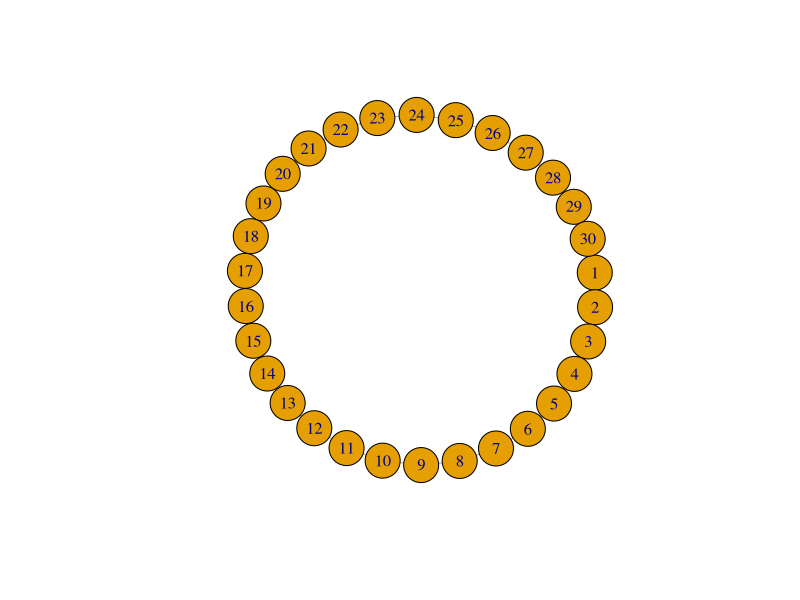
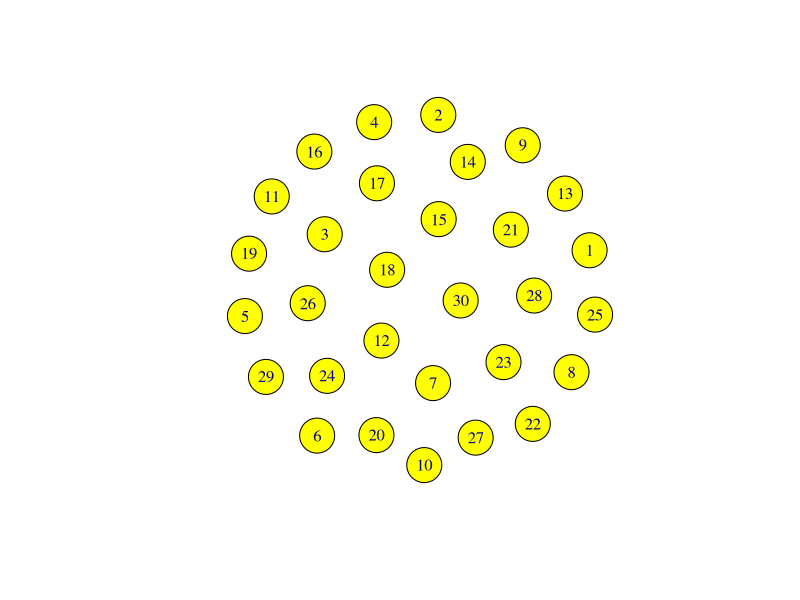
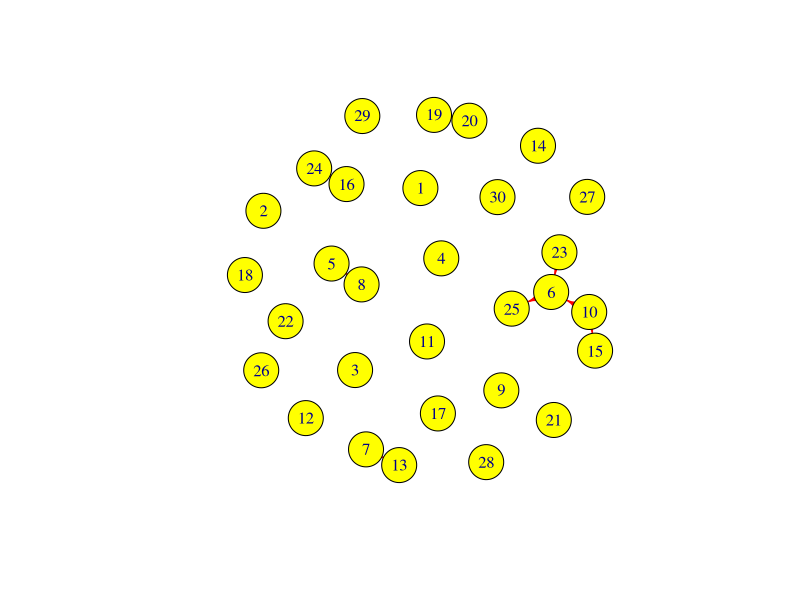
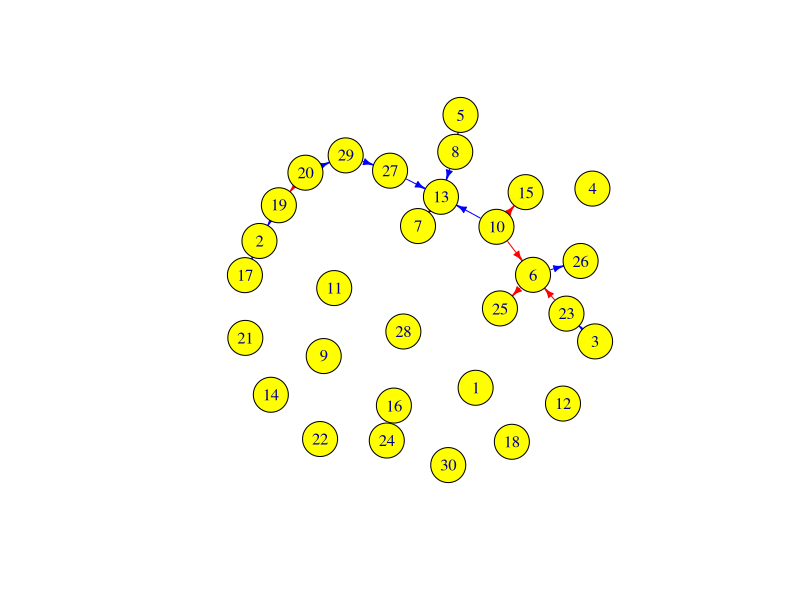
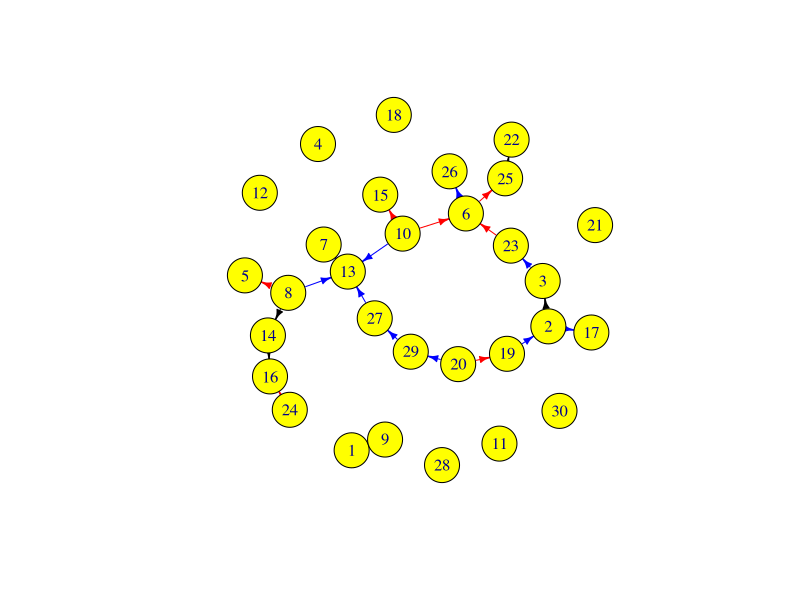
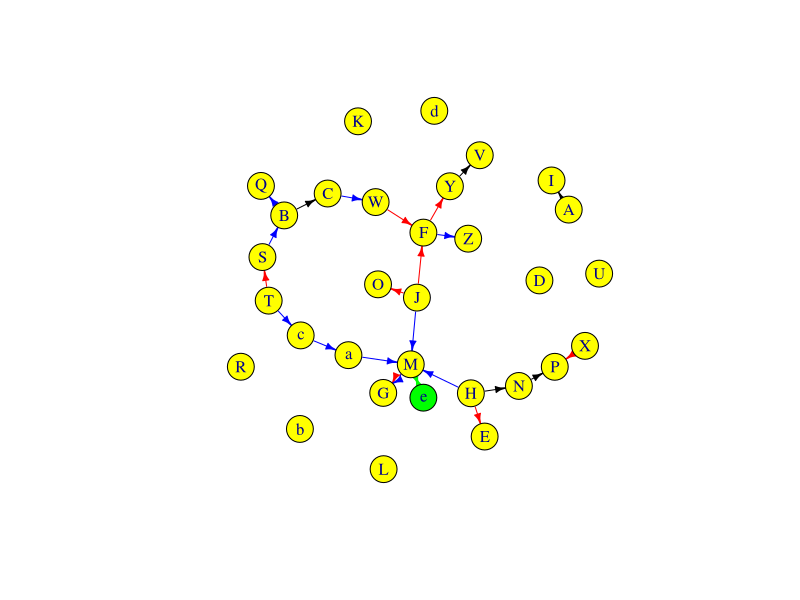
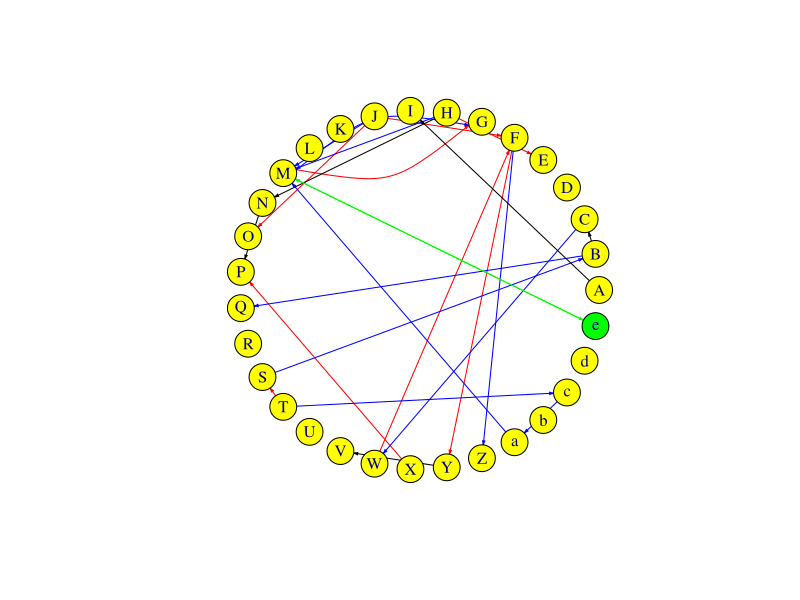
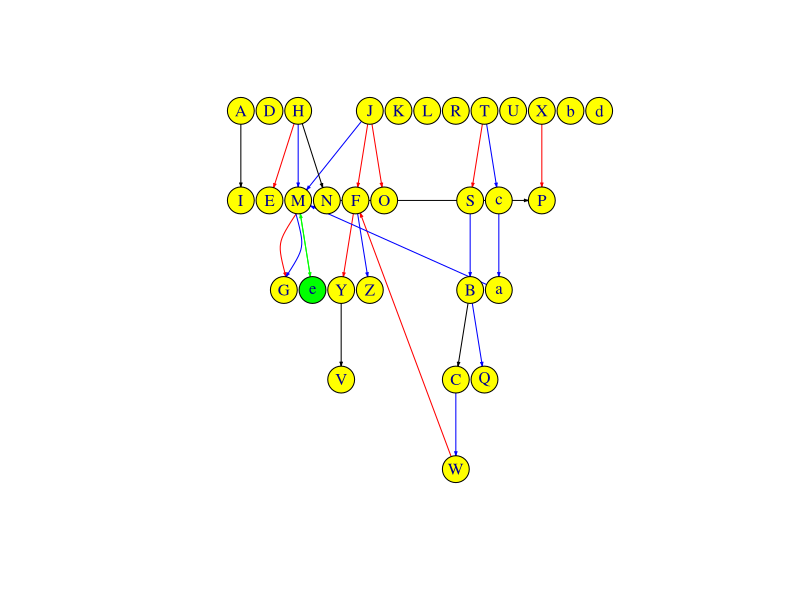

Write R code to recreate these figures, in order.
library(igraph)

N <- 1

# 1. Создайте кольцевой граф g со случайным числом вершин G_size (от N+10 до (N/10+5)^2+5N). 
# Выведите число ребер и вершин этого графа. Постройте граф, выведите его матрицу смежности.

G_size <- sample((N+10):((N%/%10+5)**2+5*N), 1)
g <- graph.ring(n=G_size)
ecount(g)
vcount(g)
plot(g, edge.arrow.size=.5, vertex.size=20)
g[]

# 2. Создайте граф g1 из пустого графа с числом вершин G_size желтого цвета. Добавьте ему 8N 
# случайных ребер, сформированных из вектора вершин, окрасьте ребра красным цветом, 
# нарисуйте граф и выведите его матрицу смежности. Добавьте графу g1 еще 10N случайных ребер, 
# сформированных из вектора вершин, окрасьте ребра синим цветом, нарисуйте граф и выведите 
# его матрицу смежности.

g1 <- graph.empty()+vertices(1:G_size, color='yellow')
plot(g1, edge.arrow.size=.5, vertex.size=20)
g1 <- g1+edges(sample(V(g1), 2*8*N, replace=TRUE), color='red')
plot(g1, edge.arrow.size=.5, vertex.size=20)
g1[]
g1 <- g1+edges(sample(V(g1), 2*10*N, replace=TRUE), color='blue')
plot(g1, edge.arrow.size=.5, vertex.size=20)
g1[]

# 3. Добавьте ребра между вершиной 2N+23 и 2N+20, 2N+12 и N+15, 2N-1 и N+8, 2N и 2N+1, N+7 и N+13, 
# окрасьте их в черный цвет (предварительно проверьте существуют ли такие вершины – функцией
# %in% либо match, для несуществующих вершин ребра не добавляйте). Нарисуйте граф. 
# Выведите соседей N-й вершины, ребра, инцидентные этой вершине. 
# Соединены ли вершины N+10 и N+12? Выведите матрицу смежности.

v <- c(2*N+23, 2*N+20, 2*N+12, N+15, 2*N-1, N+8, 2*N, 2*N+1, N+7, N+13)
for (i in seq(1, length(v), 2)) {
  if (v[i] %in% V(g1) && v[i+1] %in% V(g1)) {
    g1 <- add.edges(g1, c(v[i],v[i+1]), color='black')
  }
}
plot(g1, edge.arrow.size=.5, vertex.size=20)
neighbors(g1, V(g1)[N], mode='out')
incident(g1, V(g1)[N], mode='all')
if ((N+10) %in% V(g1) && (N+12) %in% V(g1)) {
  are.connected(g1, V(g1)[N+10], V(g1)[N+12])
}
g1[]

# 4. Добавьте еще одну вершину и подключите ее к той, которая имеет наибольшее количество 
# связанных с ней узлов. Присвойте имена всем вершинам (например, буквы в алфавитном порядке – 
# используйте заглавные и, если не хватит, строчные буквы). Выведите матрицу смежности. 
# Выберите вершины, для которых значение связности меньше 5 и больше 2.

x <- length(V(g1))+1
g1 <- g1+vertices(x, color='green')
deg <- degree(g1, mode='all')
for (i in which(deg==max(deg))) {
  g1 <- g1+edges(c(x,i, i,x), color='green')
}
v <- c(toupper(letters[1:26]), tolower(letters[1:26]))
mn <- min(length(V(g1)), length(v))
g1 <- set_vertex_attr(g1, 'name', 1:mn, v[1:mn])
plot(g1, edge.arrow.size=.5, vertex.size1=20)
g1[]
deg <- degree(g1, mode='all')
v[which(deg<5&deg>2)]

# 5. Испробуйте алгоритмы размещения Вашего графа (in_circle, as_tree, lattice)

coords <- layout_(g1, in_circle())
plot(g1, layout=coords, edge.arrow.size=.2)
coords <- layout_(g1, as_tree())
plot(g1, layout=coords, edge.arrow.size=.2)
g1<-graph.lattice(length=47,dim=1,nei=5, circular=FALSE)
plot(g1,vertex.size=2,vertex.label=NA,layout=layout.kamada.kawai,edge.arrow.size=.1)

# 6. Выполните измерение диаметра графа g1, выведите список самых коротких путей для каждой 
# вершины и откалибруйте величины вершин согласно их степеней.

diameter(g1)
all_shortest_paths(g1, 1, to=V(g1), mode='all', weights=NULL)
deg <- degree(g1, mode='all')
plot(g1, edge.arrow.size=.2, vertex.size=deg)



# задание 2 вариант 1

# Функция для поиска оптимального места встречи
find_meeting_point <- function(N, K, roads) {
  
  graph <- graph.empty(n = N, directed = FALSE)
  
  # Добавляем ребра (дороги) в граф
  for (i in 1:K) {
    from <- roads[i, 1]
    to <- roads[i, 2]
    weight <- roads[i, 3]
    graph <- add.edges(graph, c(from, to), attr = list(weight = weight))
  }
  
  # Проверяем, является ли граф связным
  if (!is.connected(graph)) {
    stop("Граф не связный. Невозможно найти точку встречи.")
  }
  
  # Вычисляем матрицу кратчайших расстояний между всеми парами домов
  distances <- distances(graph, mode = "all", algorithm = "dijkstra")
  
  # Находим дом, от которого суммарное расстояние до всех остальных минимально
  min_sum_distance <- Inf
  optimal_meeting_point <- -1
  
  for (house in 1:N) {
    sum_distance <- sum(distances[house, ])
    if (sum_distance < min_sum_distance) {
      min_sum_distance <- sum_distance
      optimal_meeting_point <- house
    }
  }
  
  return(optimal_meeting_point)
}

N <- 5
K <- 6

roads <- matrix(c(
  1, 2, 10,  
  1, 3, 15,  
  2, 4, 12, 
  3, 5, 8,  
  4, 5, 5,   
  2, 3, 2   
), ncol = 3, byrow = TRUE)

optimal_house <- find_meeting_point(N, K, roads)

cat("Оптимальное место встречи: Дом", optimal_house, "\n")